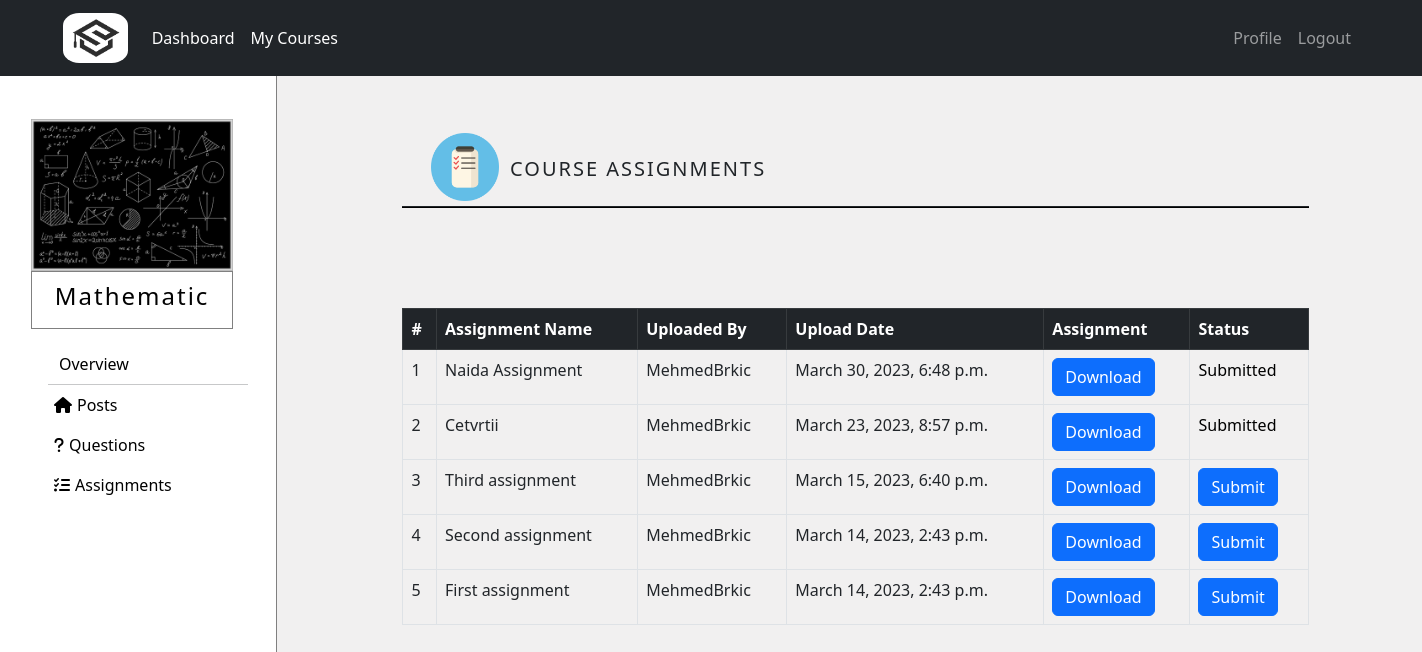
Page /courses/course/10/assignment_overview (signed in) on the earlier database version.
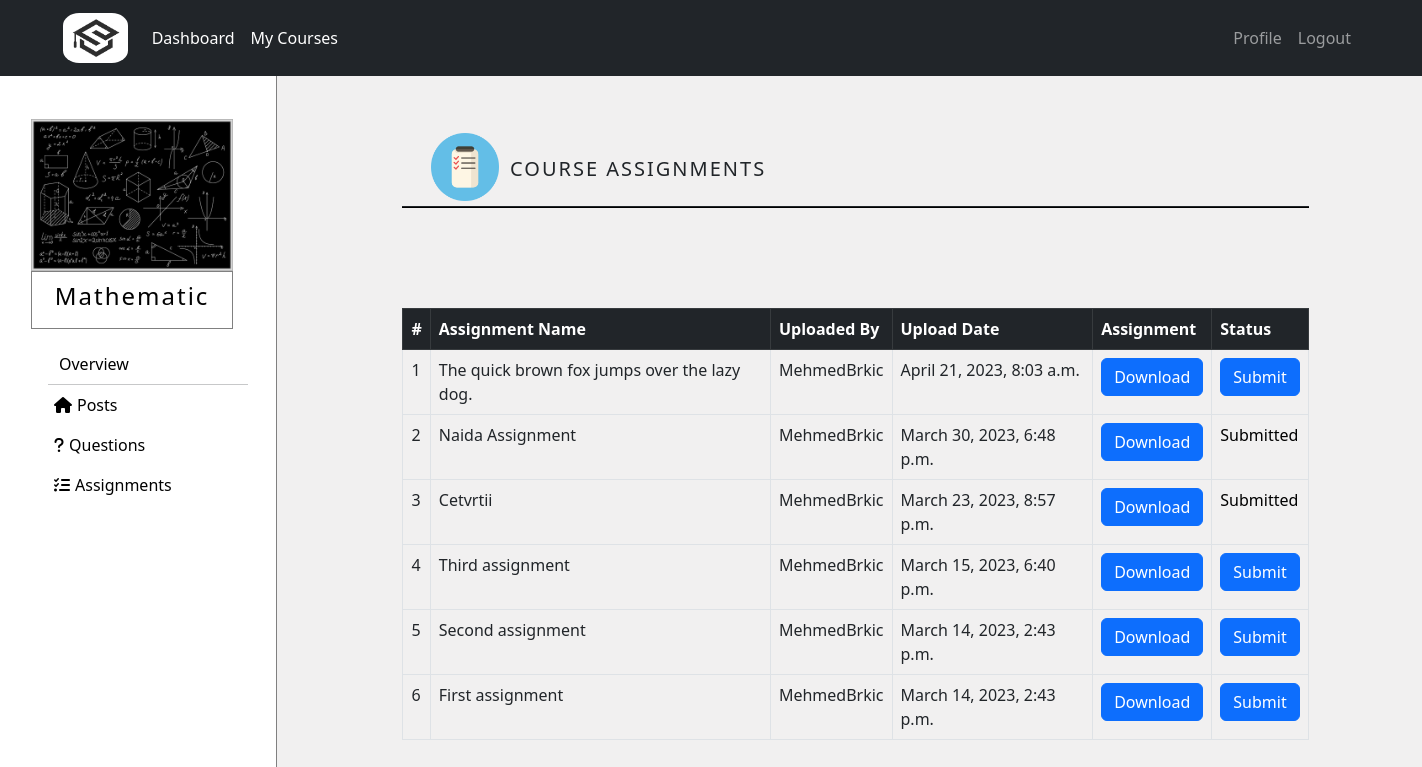
Same page on the later database version.
### courses/models.py (models this page shows, shortened)
class Assignment(models.Model):
    name = models.CharField(max_length=50)
    created_at = models.DateTimeField(auto_now=True)
    course = models.ForeignKey(Course,related_name='course_assignment',on_delete=models.CASCADE)
    tutor = models.ForeignKey(Tutor,related_name='tutor_assignment',on_delete=models.CASCADE)
    file_assignment = models.FileField(upload_to='assignments')
    class Meta:
        ordering = ['-created_at']

class Tutor(models.Model):
    user = models.OneToOneField(NewUser,on_delete=models.CASCADE,primary_key=True,related_name='Tutor')
    phone = models.IntegerField()
    course = models.ManyToManyField(Course,through="TutorCourse")

class NewUser(AbstractUser):
    is_student = models.BooleanField(default=False)
    is_tutor = models.BooleanField(default=False)

### courses/views.py (the view, shortened to what this page needs)
# urls.py: path('course/<int:course_id>/assignment_overview',views.assignment_overview,name='assignment_overview'),
@login_required
def assignment_overview(request,course_id):
   if is_enrolled(request.user, course_id) is False:
      return HttpResponse('<html><body><h2 style="font-weight: lighter">Your do not have access to view this page!</h2><body></html>')
   course = get_object_or_404(Course,pk=course_id)
   assignments = Assignment.objects.filter(course=course)
   assignment_form = AssignmentForm()
   return render(request,'courses/assignments.html',{'course':course,'assignments':assignments,'assignment_form':assignment_form})

### courses/templatetags/tag.py (called while the page is built)
@register.simple_tag
def getAssignments(course):
    assignments = Assignment.objects.filter(course=course)
    return assignments

@register.simple_tag
def getSubmittedAssignments(user):
    student = get_object_or_404(Student,user=user)
    submission_list = Submission.objects.filter(student=student)
    submissions = [x.assignment for x in submission_list]
    return submissions

### courses/views.py (called while the page is built)
def is_enrolled(user, course_id):
   course = get_object_or_404(Course,pk=course_id)
   if user.is_tutor:
      tutor_courses = TutorCourse.objects.filter(course=course,tutor=user.Tutor)
      return tutor_courses.exists()
   else:
      student_courses = StudentCourse.objects.filter(course=course,student=user.Student)
      return student_courses.exists()

### templates/courses/assignments.html (shortened to what this page needs)
{% extends 'courses/course.html' %}
{% load static %}
{% block courseContent%}
<div style="margin-left: auto; margin-right: auto; width:75%; margin-top: 5%; position: relative; margin-bottom: 5px;">
  <img class="col-sm-4 col-md-4 col-lg-4" src="{% static 'img/assignment-icon.png' %}"
       style="width:8%;">
  <div class="col-sm-8 col-md-8 col-lg-8" style="display: inline-block; position:absolute; bottom: 12px;">
    <h5 style="margin-left: 2%; letter-spacing: 2px;">COURSE ASSIGNMENTS</h5>
  </div>
</div>
<hr style="width: 80%; margin-left: auto; margin-right: auto; background-color: black;
           opacity: 1; margin-top: 0; margin-bottom: 6%; height: 2px;">
<div id="assignmentsDiv" class="positionCenter" style="margin-top: 100px;">
{% if course %}
{% load tag %}
{% getAssignments course as assignments%}
  {% if assignments|length == 0 %}
          <h2 style="text-align: center;">There are no assignments yet!</h2>
  {% else %}
  <table class="table table-bordered">
      <thead class="table-dark">
        <tr>
          {% if user.is_student %}
            <th scope="col">#</th>
            <th scope="col">Assignment Name</th>
            <th scope="col">Uploaded By</th>
            <th scope="col">Upload Date</th>
            <th scope="col">Assignment</th>
            <th scope="col">Status</th>
          {% endif %}
        </tr>
      </thead>
      <tbody>
            {% for assignment in assignments %}
            <tr>
              {% if user.is_student %}
                <td scope="row">{{ forloop.counter }}</td>
                <td>{{assignment.name}}</td>
                <td>{{assignment.tutor.user.username}}</td>
                <td>{{assignment.created_at}}</td>
                <td><a href="{{ assignment.file_assignment.url }}" class="btn btn-primary" target="_blank">Download</a></td>
              {% else %}
                <td scope="row">{{ forloop.counter }}</td>
                <td>{{assignment.name}}</td>
                <td>{{assignment.created_at}}</td>
                <td><a href="{{ assignment.file_assignment.url }}" class="btn btn-primary" target="_blank">Download</a></td>
              {% endif %}
              {% if user.is_student %}
                {% getSubmittedAssignments user as submissions%}
                {% if assignment in submissions %}
                <td>
                  <form action="{% url 'submit_assignment' course_id=course.pk assignment_id=assignment.pk %}" method="GET">
                    <button style="all: unset; cursor: pointer;" name="submitted_button"
                            type="submit" value="Submitted">
                          <a class="hoverText" style="text-decoration: none; color: black;">Submitted
                          </a>
                    </button>
                  </form>
                </td>
                {% else %}
                  <td><a href="{% url 'assignments' course_id=course.pk %}" class="btn btn-primary">Submit</a></td>
                {% endif %}
              {% endif %}
            </tr>
            {% endfor%}
      </tbody>
  </table>
  {% endif %}
  {% endif %}
</div>
<div style="height: 200px;"></div>
{% endblock %}

Differences in the rows shown:
added Assignment: name "The quick brown fox jumps over the lazy dog.", tutor.user.username "MehmedBrkic", created_at "April 21, 2023, 8:03 a.m.", shows "Submit"
